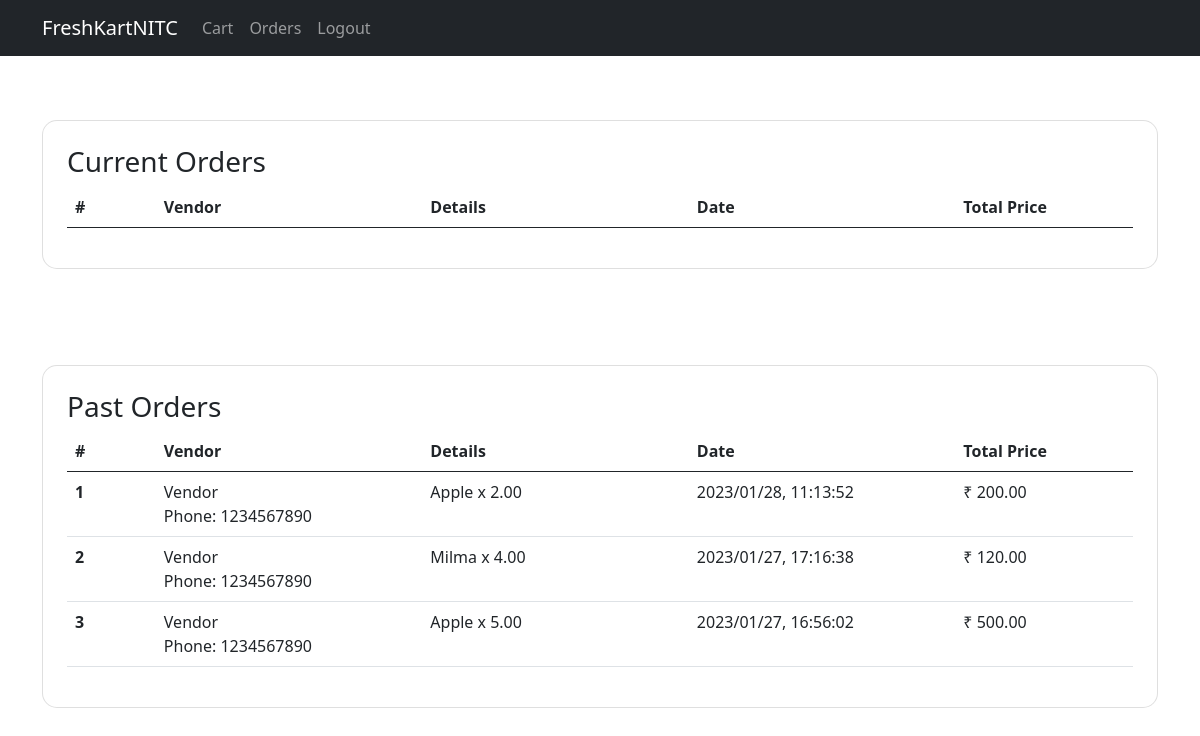
The page /orders (signed in) on the database as committed earlier.
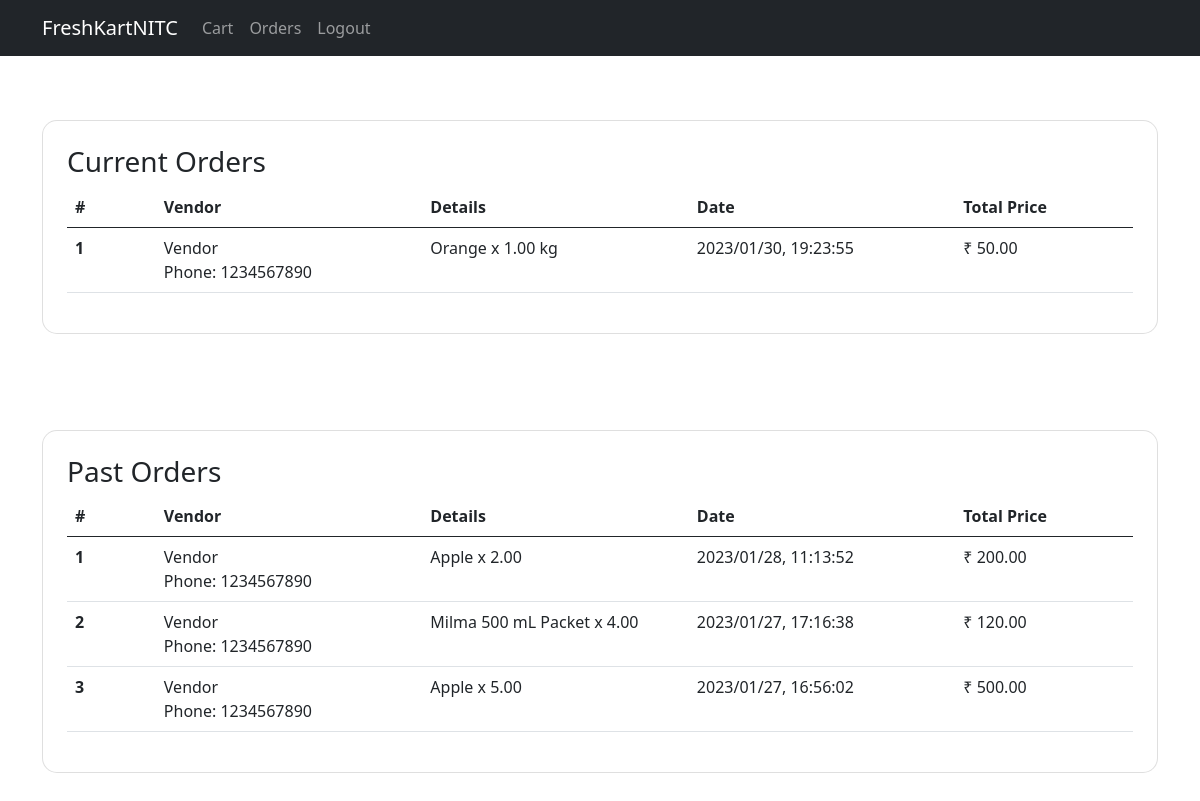
The same page on the database as committed later.
### application/models.py (models this page shows)
class Vendors(db.Model):
    __tablename__ = 'vendors'
    id = db.Column(db.Integer, primary_key=True, autoincrement=True)
    name = db.Column(db.String(255), nullable=False)
    email = db.Column(db.String(255), nullable=False, unique=True)
    phone = db.Column(db.String(10), nullable=False)
    password = db.Column(db.String(255), nullable=False)

class Products(db.Model):
    __tablename__ = 'products'
    id = db.Column(db.Integer, primary_key=True, autoincrement=True)
    name = db.Column(db.String(255), nullable=False)
    vendor = db.Column(db.Integer, db.ForeignKey('vendors.id'), nullable=False)
    image = db.Column(db.String(255), nullable=False)
    category = db.Column(db.String(255), nullable=False)
    price = db.Column(db.Numeric(10,2), nullable=False)
    qty = db.Column(db.Numeric(10,2), nullable=False)
    unit = db.Column(db.String(255), nullable=False)

class Orders(db.Model):
    __tablename__ = 'orders'
    id = db.Column(db.Integer, primary_key=True, autoincrement=True)
    vendor = db.Column(db.Integer, db.ForeignKey('vendors.id'), nullable=False)
    user = db.Column(db.Integer, db.ForeignKey('users.id'), nullable=False)
    product = db.Column(db.Integer, db.ForeignKey('products.id'), nullable=False)
    date = db.Column(db.String(255), nullable=False)
    qty = db.Column(db.Numeric(10,2), nullable=False)
    price = db.Column(db.Numeric(10,2), nullable=False)
    state = db.Column(db.String(255), nullable=False)

### application/controllers.py (the view)
@app.route('/orders')
@buyer_login_required
def orders():
    orders, prev_orders = utils.get_orders(session['id'])
    return render_template('orders.html', orders=orders, prev_orders = prev_orders )

### application/controllers.py (called while the page is built)
def buyer_login_required(f):
    @wraps(f)
    def wrap(*args, **kwargs):
        if 'type' in session and session['type'] == 'Buyer' and 'status' in session:
            return f(*args, **kwargs)
        else:
            flash('Unauthorized Access','danger')
            return redirect(url_for('login'))
    return wrap

### application/utils.py (called while the page is built)
def get_orders(id):
    orders = Orders.query.filter_by(user=id).order_by(Orders.date.desc()).all()
    current_orders = []
    past_orders = []
    for order in orders:
        product = Products.query.filter_by(id=order.product).first()
        vendor = Vendors.query.filter_by(id=order.vendor).first()
        item = {
            'vendor_name': vendor.name,
            'vendor_phone': vendor.phone,
            'product_name': product.name,
            'qty': order.qty,
            'unit': product.unit,
            'date': order.date,
            'price': round(order.price * order.qty,2)
        }
        if order.state == "Ordered":
            current_orders.append(item)
        elif order.state == "Delivered":
            past_orders.append(item)
    return current_orders,past_orders

### templates/orders.html
{% extends 'base_buyer.html' %}
{% block content %}
<div class="container py-5 h-100">
    <div class="card" style="border-radius: 15px;">
        <div class="card-body p-4">
            <h3>Current Orders</h3>
            <table class="table">
                <thead>
                  <tr>
                    <th class = "col-1">#</th>
                    <th class = "col-3">Vendor</th>
                    <th class="col-3">Details</th>
                    <th class="col-3">Date</th>
                    <th class = "col-2">Total Price</th>
                  </tr>
                </thead>
                <tbody>
                    {% for order in orders %}
                        <tr>
                            <th>{{ loop.index }}</th>
                            <td>
                                <div>
                                    <span>{{order['vendor_name']}}
                                    <br>
                                    Phone: {{order['vendor_phone']}}</span>
                                </div>
                            </td>
                            <td>{{ order['product_name'] }} x {{ order['qty'] }} {{ order['unit'] }}</td>
                            <td>{{ order['date'] }}</td>
                            <td>₹ {{ order['price'] }}</td>
                        </tr>
                    {% endfor %}
                </tbody>
              </table>
        </div>
    </div>
</div>
<div class="container py-5 h-100">
    <div class="card" style="border-radius: 15px;">
        <div class="card-body p-4">
            <h3>Past Orders</h3>
            <table class="table">
                <thead>
                  <tr>
                    <th class = "col-1">#</th>
                    <th class = "col-3">Vendor</th>
                    <th class="col-3">Details</th>
                    <th class="col-3">Date</th>
                    <th class = "col-2">Total Price</th>
                  </tr>
                </thead>
                <tbody>
                    {% for order in prev_orders %}
                        <tr>
                            <th>{{ loop.index }}</th>
                            <td>
                                <div>
                                    <span>{{order['vendor_name']}}
                                    <br>
                                    Phone: {{order['vendor_phone']}}</span>
                                </div>
                            </td>
                            <td>{{ order['product_name'] }} x {{ order['qty'] }}</td>
                            <td>{{ order['date'] }}</td>
                            <td>₹ {{ order['price'] }}</td>
                        </tr>
                    {% endfor %}
                </tbody>
              </table>
        </div>
    </div>
</div>
{% endblock %}

### templates/base_buyer.html (shortened to what this page needs)
<!doctype html>
<html lang="en">
  <head>
    <link href="https://cdn.jsdelivr.net/npm/bootstrap@5.0.2/dist/css/bootstrap.min.css" rel="stylesheet"
>
  </head>
  <body>
    <nav class="navbar navbar-expand-md navbar-dark bg-dark">
        <div class="container">
            <a class="navbar-brand" href="{{ url_for('home')}}">FreshKartNITC</a>
            <div class="collapse navbar-collapse" id="navbarNav">
                <ul class="navbar-nav">
                    <li class="nav-item">
                        <a class="nav-link" href="{{ url_for('cart')}}">Cart</a>
                    </li>
                    <li class="nav-item">
                        <a class="nav-link" href="{{ url_for('orders')}}">Orders</a>
                    </li>
                    <li class="nav-item">
                        <a class="nav-link" href="{{ url_for('logout')}}">Logout</a>
                    </li>
                </ul>
            </div>
        </div>
    </nav>
    {% block content %} {% endblock %}
  </body>
</html>

Rows that differ between the two databases and show on the page:
now on this page (row edited): Products: product_name "Orange", unit "kg"
added Orders: qty "1.00", date "2023/01/30, 19:23:55"
Other text that changed with them:
new list line: "1 Phone: x ₹ 50.00"
new list line: "Vendor 1234567890"
new list line: "2 Phone: x ₹ 120.00"
new list line: "Milma 500 mL Packet"
new list line: "4.00 2023/01/27, 17:16:38"
list line gone: "2 Phone: x ₹ 120.00"
list line gone: "Vendor 1234567890"
list line gone: "Milma"
list line gone: "4.00 2023/01/27, 17:16:38"
